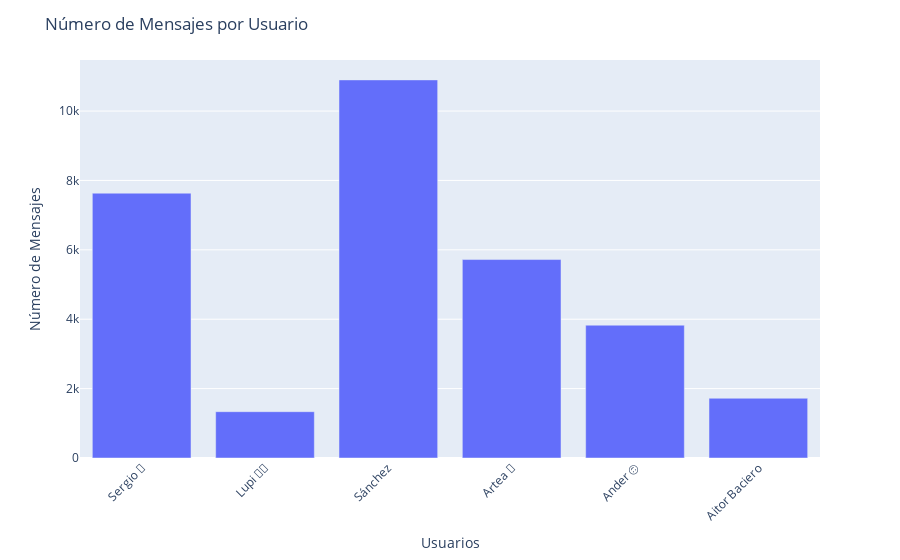
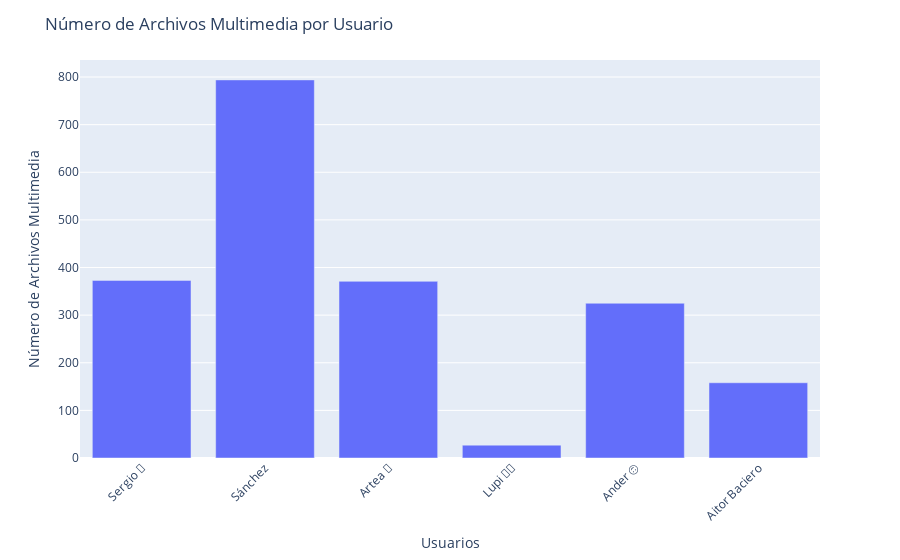

The cell these charts' notebook holds for them, in order:
### Code cell
# Gráfico de barras para el número de mensajes por usuario
users = list(user_msg.keys())
messages = list(user_msg.values())

fig1 = px.bar(x=users, y=messages, labels={'x': 'Usuarios', 'y': 'Número de Mensajes'})
fig1.update_layout(title='Número de Mensajes por Usuario', xaxis_tickangle=-45)
fig1.show()

# Gráfico de barras para el número de archivos multimedia por usuario
users_media = list(user_multimedia.keys())
media_count = list(user_multimedia.values())

fig2 = px.bar(x=users_media, y=media_count, labels={'x': 'Usuarios', 'y': 'Número de Archivos Multimedia'})
fig2.update_layout(title='Número de Archivos Multimedia por Usuario', xaxis_tickangle=-45)
fig2.show()

### Figure 1 — Plotly figure (JSON) as saved in the notebook; plotly's stock layout.template omitted (floating-point values rounded to 4 significant figures)
{"data": [{"alignmentgroup": "True", "hovertemplate": "Usuarios=%{x}<br>Número de Mensajes=%{y}<extra></extra>", "legendgroup": "", "marker": {"color": "#636efa", "pattern": {"shape": ""}}, "name": "", "offsetgroup": "", "orientation": "v", "showlegend": false, "textposition": "auto", "type": "bar", "x": ["Sergio 💛", "Lupi 🤙🏻", "Sánchez", "Artea 💛", "Ander 🙃", "Aitor Baciero"], "xaxis": "x", "y": [7633, 1335, 10898, 5720, 3828, 1722], "yaxis": "y"}], "layout": {"barmode": "relative", "legend": {"tracegroupgap": 0}, "margin": {"t": 60}, "title": {"text": "Número de Mensajes por Usuario"}, "xaxis": {"anchor": "y", "domain": [0, 1], "tickangle": -45, "title": {"text": "Usuarios"}}, "yaxis": {"anchor": "x", "domain": [0, 1], "title": {"text": "Número de Mensajes"}}}}

### Figure 2 — Plotly figure (JSON) as saved in the notebook; plotly's stock layout.template omitted (floating-point values rounded to 4 significant figures)
{"data": [{"alignmentgroup": "True", "hovertemplate": "Usuarios=%{x}<br>Número de Archivos Multimedia=%{y}<extra></extra>", "legendgroup": "", "marker": {"color": "#636efa", "pattern": {"shape": ""}}, "name": "", "offsetgroup": "", "orientation": "v", "showlegend": false, "textposition": "auto", "type": "bar", "x": ["Sergio 💛", "Sánchez", "Artea 💛", "Lupi 🤙🏻", "Ander 🙃", "Aitor Baciero"], "xaxis": "x", "y": [373, 794, 371, 27, 325, 158], "yaxis": "y"}], "layout": {"barmode": "relative", "legend": {"tracegroupgap": 0}, "margin": {"t": 60}, "title": {"text": "Número de Archivos Multimedia por Usuario"}, "xaxis": {"anchor": "y", "domain": [0, 1], "tickangle": -45, "title": {"text": "Usuarios"}}, "yaxis": {"anchor": "x", "domain": [0, 1], "title": {"text": "Número de Archivos Multimedia"}}}}
